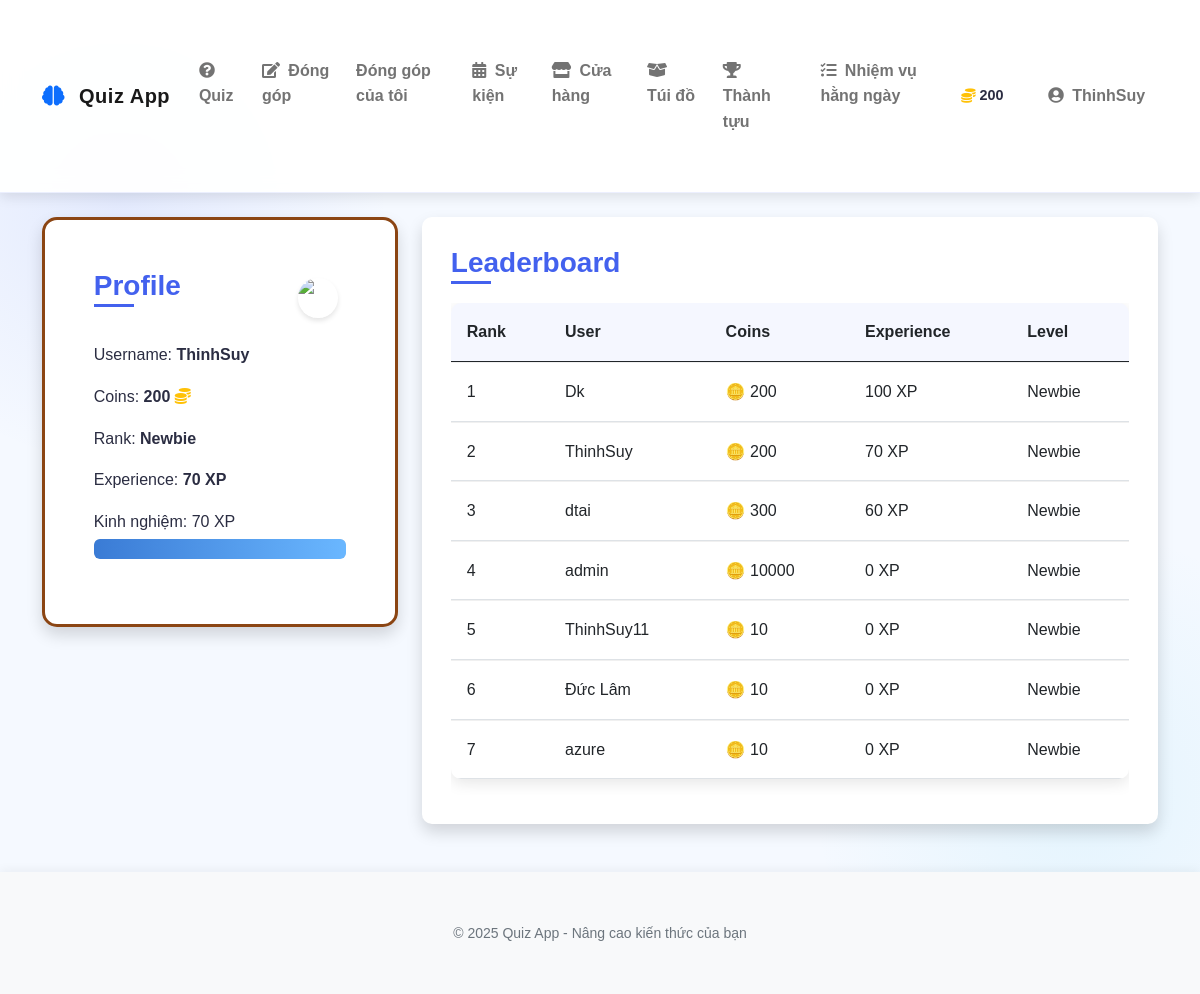
/ (signed in), run on an earlier commit of the app's database.
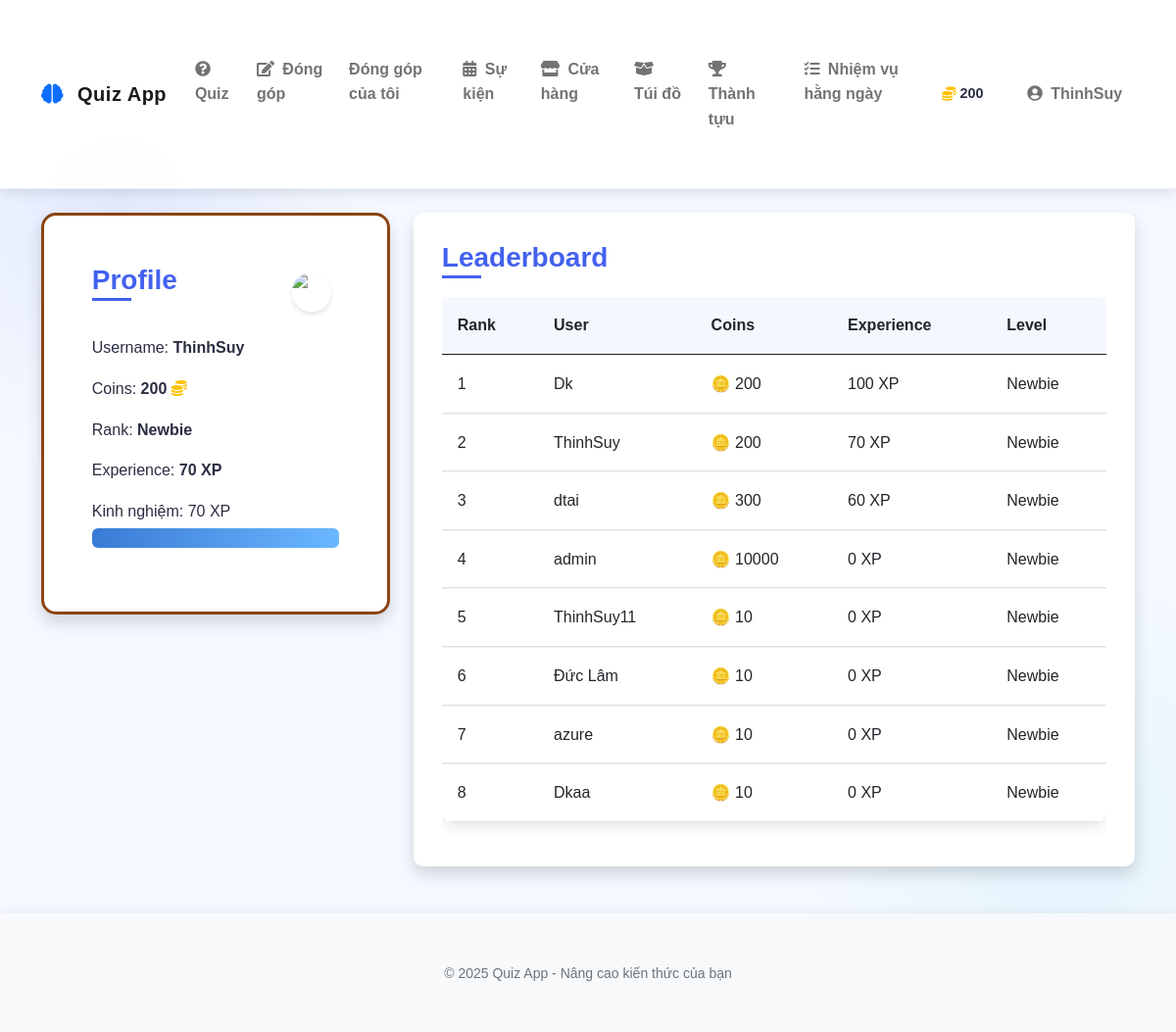
And on a later commit of the database.
### models.py (models this page shows, shortened)
class User(UserMixin, db.Model):
    id = db.Column(db.Integer, primary_key=True)
    username = db.Column(db.String(64), unique=True, nullable=False)
    email = db.Column(db.String(120), unique=True, nullable=False)
    password_hash = db.Column(db.String(256))
    coins = db.Column(db.Integer, default=10)  # New users start with 10 coins
    experience = db.Column(db.Integer, default=0)  # Experience points
    rank = db.Column(db.String(50), default='Newbie')
    is_admin = db.Column(db.Boolean, default=False)
    contributions = db.relationship('Contribution', backref='author', lazy=True)
    inventory_items = db.relationship('InventoryItem', backref='owner', lazy=True)
    achievements = db.relationship('UserAchievement', backref='user', lazy=True)
    daily_quests = db.relationship('UserDailyQuest', backref='user', lazy=True)
    total_questions_answered = db.Column(db.Integer, default=0)
    correct_answers = db.Column(db.Integer, default=0)
    easy_questions_completed = db.Column(db.Integer, default=0)
    medium_questions_completed = db.Column(db.Integer, default=0)
    hard_questions_completed = db.Column(db.Integer, default=0)
    daily_quest_points = db.Column(db.Integer, default=0)
    daily_streak = db.Column(db.Integer, default=0)
    last_daily_login = db.Column(db.Date, nullable=True)

### app.py (the view)
@app.route('/')
def homepage():
    from models import User, RANK_THRESHOLDS
    top_users = User.query.order_by(User.experience.desc()).limit(10).all()
    return render_template('homepage.html', top_users=top_users, RANK_THRESHOLDS=RANK_THRESHOLDS)

### app.py (called while the page is built)
@login_manager.user_loader
def load_user(user_id):
    from models import User
    return User.query.get(int(user_id))

### templates/homepage.html (shortened to what the changed rows need)
{% extends "base.html" %}
{% block content %}
<div class="row">
    <div class="col-md-4">
        {% if current_user.is_authenticated %}
        <div class="card shadow rank-card" data-aos="fade-right" data-rank="{{ current_user.rank.lower() }}">
            <div class="card-body">
                <div class="d-flex justify-content-between align-items-center mb-3">
                    <h3 class="card-title">Profile</h3>
                    <div class="rank-badge">
                        <img src="{{ url_for('static', filename='images/ranks/' + current_user.rank.lower() + '.png') }}"
                             alt="{{ current_user.rank }}" class="rank-icon">
                    </div>
                </div>
                <div class="profile-info">
                    <p>Username: <strong>{{ current_user.username }}</strong></p>
                    <p>Coins: <strong>{{ current_user.coins }}</strong> <i class="fas fa-coins text-warning"></i></p>
                    <p>Rank: <strong class="rank-name">{{ current_user.rank }}</strong></p>
                    {% set next_rank = None %}
                    {% set next_threshold = 0 %}
                    {% set current_threshold = 0 %}
                    {% for rank, threshold in RANK_THRESHOLDS.items() | sort(attribute='1') %}
                        {% if current_user.rank == rank %}
                            {% set current_threshold = threshold %}
                            {% for next_r, next_t in RANK_THRESHOLDS.items() | sort(attribute='1') %}
                                {% if next_t > threshold and not next_rank %}
                                    {% set next_rank = next_r %}
                                    {% set next_threshold = next_t %}
                                {% endif %}
                            {% endfor %}
                        {% endif %}
                    {% endfor %}
                    <p>Experience: <strong>{{ current_user.experience }} XP</strong></p>
                    <div class="rank-progress mt-3">
                        {% if next_rank %}
                        <p class="mb-1">Tiến trình ({{ current_user.experience }}/{{ next_threshold }})</p>
                        <div class="progress" style="height: 20px;">
                            <div class="progress-bar progress-bar-striped progress-bar-animated bg-success"
                                 role="progressbar"
                                 style="width: {{ ((current_user.experience - current_threshold) / (next_threshold - current_threshold) * 100)|round }}%">
                            </div>
                        </div>
                        <small class="text-muted">Rank tiếp theo: {{ next_rank }}</small>
                        {% else %}
                        <p class="mb-1">Kinh nghiệm: {{ current_user.experience }} XP</p>
                        <div class="progress" style="height: 20px;">
                            <div class="progress-bar progress-bar-striped progress-bar-animated bg-success"
                                 role="progressbar"
                                 style="width: 100%">
                            </div>
                        </div>
                        {% endif %}
                    </div>
                </div>
            </div>
        </div>
        {% endif %}
    </div>
    <div class="col-md-8">
        <div class="card shadow" data-aos="fade-left">
            <div class="card-body">
                <div class="table-responsive">
                    <table class="table table-hover">
                        <thead>
                            <tr>
                                <th>Rank</th>
                                <th>User</th>
                                <th>Coins</th>
                                <th>Experience</th>
                                <th>Level</th>
                            </tr>
                        </thead>
                        <tbody>
                            {% for user in top_users %}
                            <tr>
                                <td>{{ loop.index }}</td>
                                <td>{{ user.username }}</td>
                                <td>🪙 {{ user.coins }}</td>
                                <td>{{ user.experience }} XP</td>
                                <td>{{ user.rank }}</td>
                            </tr>
                            {% endfor %}
                        </tbody>
                    </table>
                </div>
            </div>
        </div>
    </div>
</div>
{% endblock %}

### templates/base.html (shortened to what the changed rows need)
<!DOCTYPE html>
<html lang="en">
<head>
    <link href="https://cdn.jsdelivr.net/npm/bootstrap@5.0.2/dist/css/bootstrap.min.css" rel="stylesheet">
    <link rel="stylesheet" href="https://cdnjs.cloudflare.com/ajax/libs/font-awesome/5.15.3/css/all.min.css">
    <link href="https://unpkg.com/aos@2.3.1/dist/aos.css" rel="stylesheet">
    <link rel="stylesheet" href="{{ url_for('static', filename='css/style.css') }}">
    <link rel="stylesheet" href="{{ url_for('static', filename='css/rank_frames.css') }}">
    <link rel="stylesheet" href="{{ url_for('static', filename='css/customization.css') }}">
    <link rel="stylesheet" href="{{ url_for('static', filename='css/achievements.css') }}">
    <link rel="stylesheet" href="{{ url_for('static', filename='css/quests.css') }}">
    <link rel="stylesheet" href="{{ url_for('static', filename='css/quiz.css') }}">
</head>
<body>
    <nav class="navbar navbar-expand-lg navbar-light sticky-top">
        <div class="container">
            <div class="collapse navbar-collapse" id="navbarNav">
                {% if current_user.is_authenticated %}
                <div class="user-stats d-flex align-items-center me-3">
                    <div class="stat-item d-flex align-items-center me-3">
                        <i class="fas fa-coins text-warning me-1"></i>
                        <span class="fw-bold">{{ current_user.coins }}</span>
                    </div>
                </div>
                <ul class="navbar-nav">
                    <li class="nav-item dropdown">
                        <a class="nav-link dropdown-toggle" href="#" id="userDropdown" role="button" data-bs-toggle="dropdown" aria-expanded="false">
                            <i class="fas fa-user-circle me-1"></i> {{ current_user.username }}
                        </a>
                    </li>
                </ul>
                {% endif %}
            </div>
        </div>
    </nav>
    <div class="container py-4">
        {% block content %}{% endblock %}
    </div>
</body>
</html>

What changed in the data, as far as the page shows it:
added User: username "Dkaa", coins "10", experience "0", rank "Newbie"
